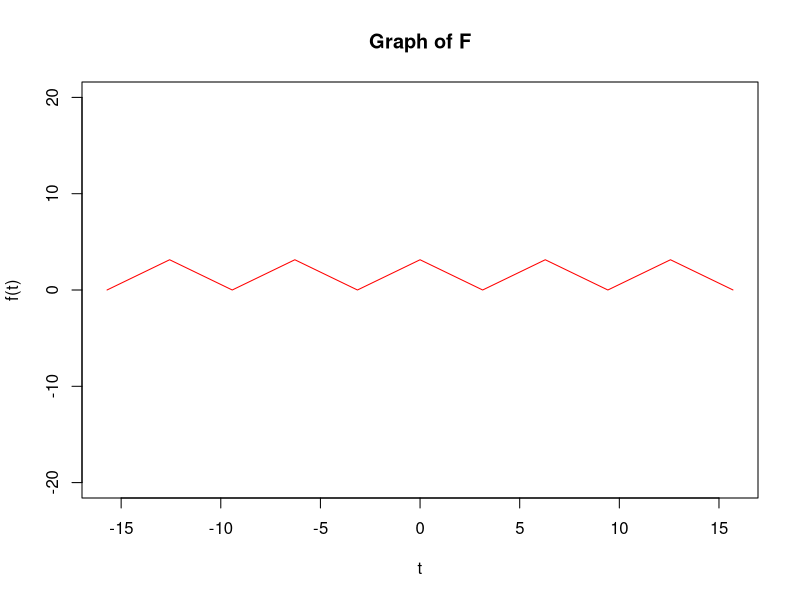
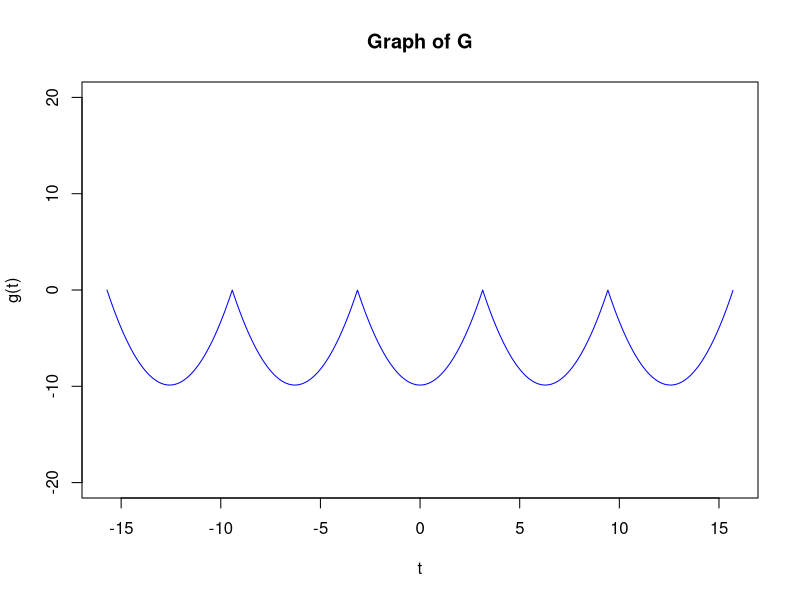
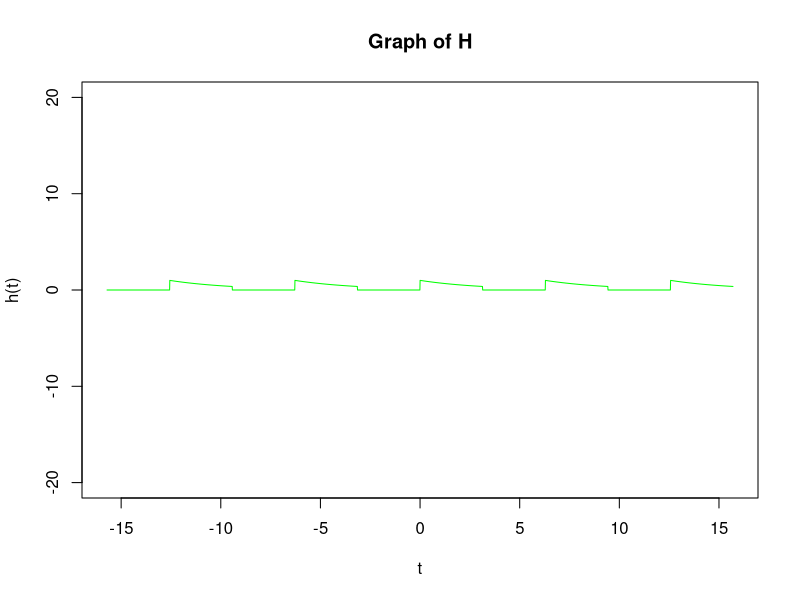
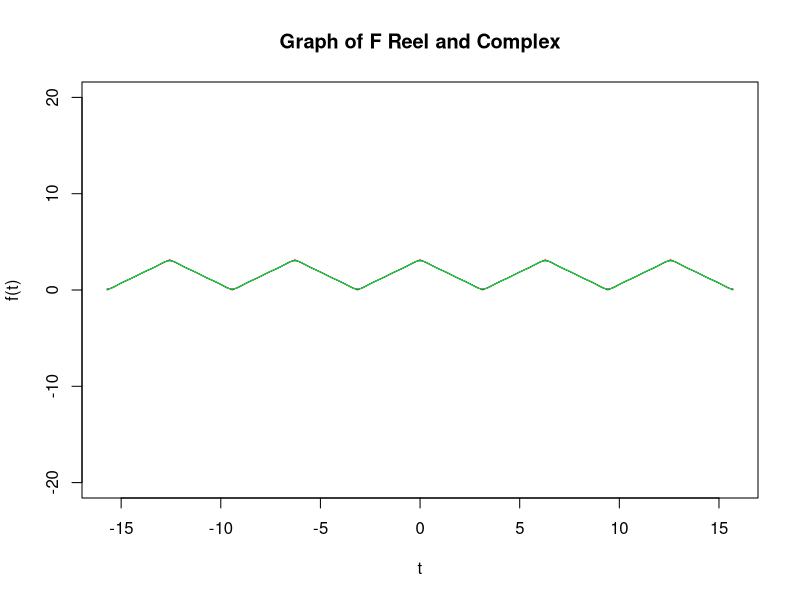
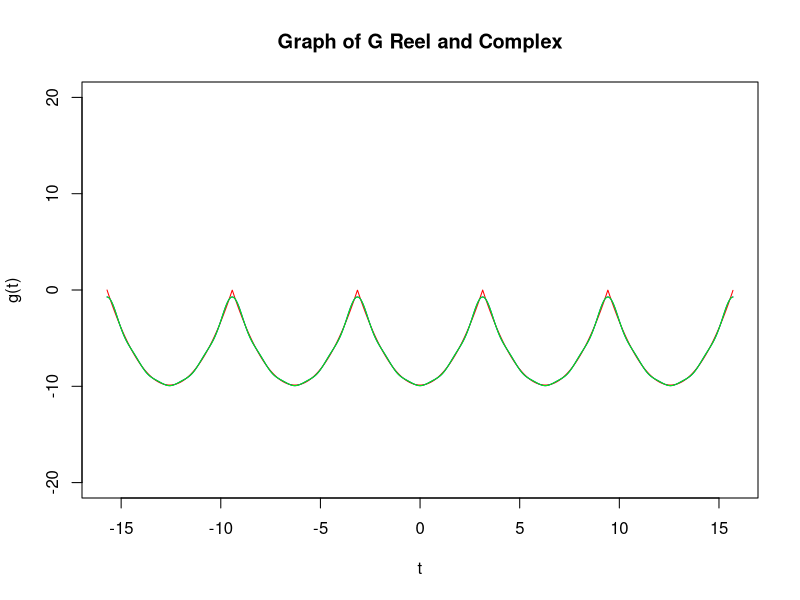
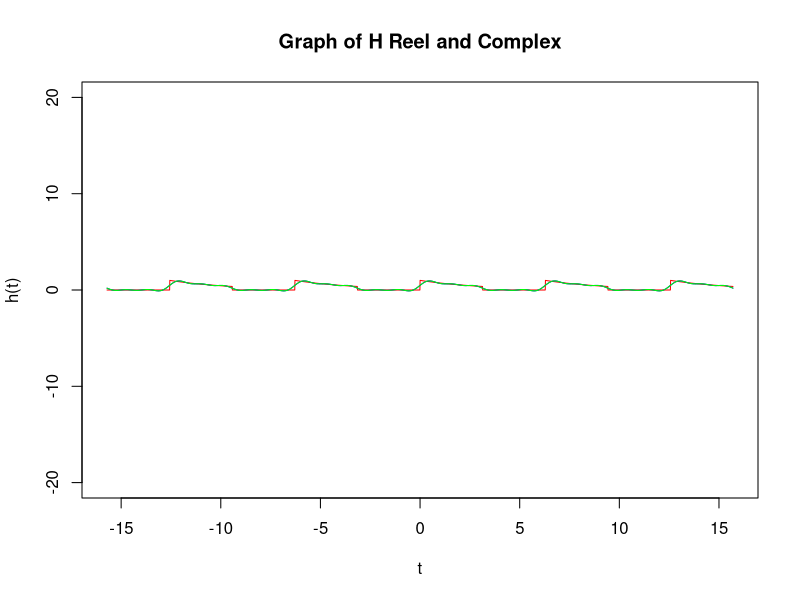
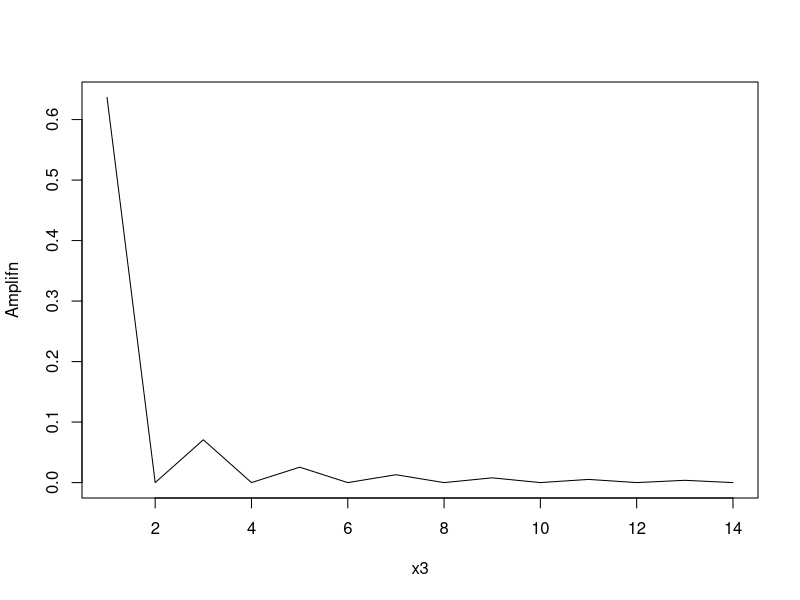
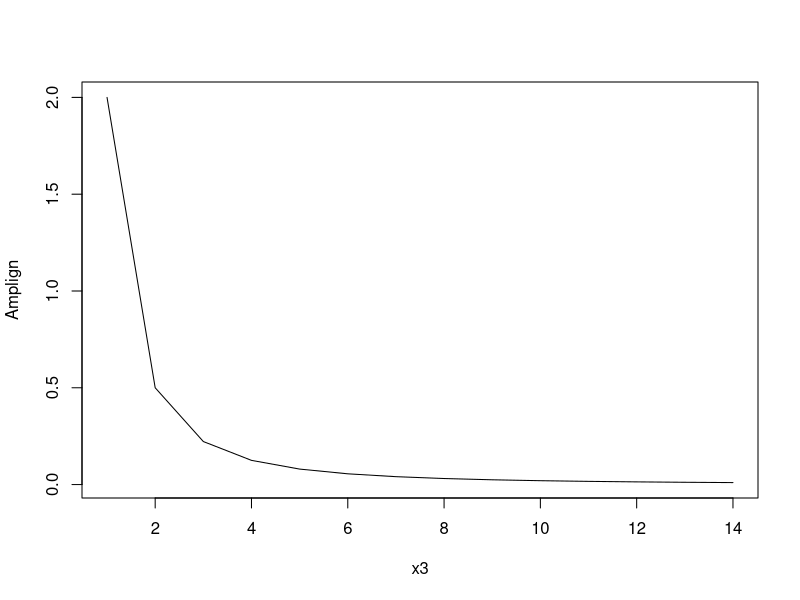

Source code (R) for these figures, in order: (Note: this script raises an error after producing the figures.)

#EXERCICE 1 - SERIE DE FOURIER 
#1) Analyse de Fourier


#FONCTION F
f <- function(t) { ifelse(t >= -pi & t <= pi, pi - abs(t), pi - abs(t - 2*pi*floor((t + pi)/(2*pi)))) }

#FONCTION G
g <- function(t) { ifelse(t >= -pi & t <= pi, t^2 - pi^2, (t - 2*pi*floor((t + pi)/(2*pi)))^2 - pi^2) }

#FONCTION H
h <- function(t) {
  t <- t %% (2*pi)
  ifelse(t >= 0 & t < pi, exp((-t )/pi), 0) 
}
x <- seq(-5 * pi, 5 * pi, by= 0.01)

plot(x, f(x), type = "l", main = "Graph of F", xlab = "t", ylab = "f(t)", ylim = c(-20, 20), col = "red")


plot(x, g(x), type = "l", main = "Graph of G", xlab = "t", ylab = "g(t)", ylim = c(-20, 20), col = "blue")

plot(x, h(x), type = "l", main = "Graph of H", xlab = "t", ylab = "h(t)", ylim = c(-20, 20), col = "green")
#-----------------------------------------------------------------------------------------------------------------------------------
#2)


#SAISIR LA VALEUR DE N
#N <- as.numeric(readline("Saisissez la valeur de N :"))
N <- 20


#CALCUL DES A0 + INITIALISATION DES AN ET BN
af0 <- 1/(2*pi) * integrate(f, -pi, pi)$value
afn <- rep(0, N)
bfn <- rep(0, N)


ag0 <- 1/(2*pi) * integrate(g, -pi, pi)$value
agn <- rep(0, N)
bgn <- rep(0, N)


ah0 <- 1/(2*pi) * integrate(h, -pi, pi)$value
ahn <- rep(0, N)
bhn <- rep(0, N)



#CALCUL DES AN ET BN
#F
for (n in 1:N) {
  afn[n] <- 1/pi * integrate(function(x) f(x) * cos(n*x), -pi, pi)$value 
  bfn[n] <- 1/pi * integrate(function(x) f(x) * sin(n*x), -pi, pi)$value
}
cfn <- complex(real = afn, imaginary = - bfn)
af0
afn
bfn
cfn

#G
for (n in 1:N) {
  agn[n] <- 1/pi * integrate(function(x) g(x) * cos(n*x), -pi, pi)$value
  bgn[n] <- 1/pi * integrate(function(x) g(x) * sin(n*x), -pi, pi)$value
}
cgn <- complex(real = agn, imaginary = - bgn)
ag0
agn
bgn
cgn

# Calculate the Fourier series coefficients for h

#H
for (n in 1:N) {
  ahn[n] <- 1/pi * integrate(function(x) h(x) * cos(n*x), -pi, pi)$value
  bhn[n] <- 1/pi * integrate(function(x) h(x) * sin(n*x), -pi, pi)$value

}
chn <- complex(real = ahn, imaginary = -bhn)
ah0
ahn
bhn
chn
#-------------------------------------------------------------------------------
#3)

#SERIE REEL
sr <- function(t, an, bn, a0, N){
  rez <- 0
  for (n in 1:N){
    rez <- rez + (an[n] * cos(n*t) + bn[n] * sin(n * t))
  }
  rez = a0 + rez
  return(rez)
}
#SERIE COMPLEXE
sc <-function(t, cn, N, a0){
  rez2 <- 0
  for (n in 1:N){
      rez2 <- rez2 + (cn[n] * exp(1i*t*n))
    }
  rez2 <- rez2 + a0
  return(rez2)
}

N <- 5

#F
srf <- sr(x, afn, bfn, af0, N)
scf <- sc(x, cfn, N, af0)
plot(x, f(x), type = "l", main = "Graph of F Reel and Complex", xlab = "t", ylab = "f(t)", ylim = c(-20, 20), col = "red")

lines(x, srf, type = "l", xlab = "t", ylab = "f(t)", ylim = c(-20, 20), col = "blue")
lines(x, scf, type = "l", xlab = "t", ylab = "f(t)", ylim = c(-20, 20), col = "green")



#G
srg <- sr(x, agn, bgn, ag0, N)
scg <- sc(x, cgn, N, ag0)

plot(x, g(x), type = "l", main = "Graph of G Reel and Complex", xlab = "t", ylab = "g(t)", ylim = c(-20, 20), col = "red")

lines(x, srg, type = "l", xlab = "t", ylab = "g(t)", ylim = c(-20, 20), col = "blue")
lines(x, scg, type = "l", xlab = "t", ylab = "g(t)", ylim = c(-20, 20), col = "green")



#H
srh <- sr(x, ahn, bhn, ah0, N)
sch <- sc(x, chn, N, ah0)

plot(x, h(x), type = "l", main = "Graph of H Reel and Complex", xlab = "t", ylab = "h(t)", ylim = c(-20, 20), col = "red")

lines(x, srh, type = "l", xlab = "t", ylab = "h(t)", ylim = c(-20, 20), col = "blue")
lines(x, sch, type = "l", xlab = "t", ylab = "h(t)", ylim = c(-20, 20), col = "green")



#---------------------------------------------------------------------------------------------------------------------------
#4)
x2 <- seq(1, 14)
#Amplitude 
Amplin <- function(an, bn){
  rez4 <- rep(1:14)
  for(i in 1:14){
    rez4[i] <- sqrt(an[i]^2 + bn[i]^2) / 2
  }
  return(rez4)
}



#PHASE


phaseN <- function(N, t, functionName){
  rez3 <- 0
  func = switch(functionName, "f"= f(t), "g" = g(t), "h" = h(t))  
    for(n in 1:N){
      rez3 <- rez3 + (exp((2*n + 1)*1i*t) / (2*n + 1))
    }
    rez3 <- ((-2i*func) / pi) * rez3
  return(rez3)
}



Amplifn <- Amplin(afn, bfn) 
Amplign <- Amplin(agn, bgn)
Amplihn <- Amplin(ahn, bhn)

phaseNf <- phaseN(14, 1, "f")
phaseNg <- phaseN(14, 1, "g")
phaseNh <- phaseN(14, 1, "h")

length(Amplifn)
x3 <- seq(1:14)

plot(x3, Amplifn, type = "l")
plot(x3, Amplign, type = "l")
plot(x3, Amplihn, type = "l")

phaseNfDisplay <- rep(phaseNf, 7)
phaseNgDisplay <- rep(phaseNg, 7)
phaseNhDisplay <- rep(phaseNh, 7)

plot(1:7, phaseNfDisplay)
plot(1:7, phaseNgDisplay)
plot(1:7, phaseNhDisplay)

# Exercice 2.5.1
# 1.2)
TF <- function(x) {
  n <- length(x)
  k <- 0:(n-1)
  omega <- 2*pi*k / n
  X <- (1/n) * x * exp(-1i*omega*k)
  return(X)
}
# 1.1)
t <- seq(-10, 10, by=0.01)
x_t <- numeric(length(t))
for (i in 1:length(t)) {
  if (abs((t[i]-pi)/(2 * pi)) <= 1/2) {
    x_t[i] <- 1
  } else {
    x_t[i] <- 0
  }
}

X_t <- TF(x_t)
plot(t, x_t, type = "l", xlab = "t", ylab = "x(t)", main="Signal X")

# Pour Y:
y_t <- 1 / sqrt(2*pi) * exp(-t^2 / 2)
Y_t <- TF(y_t)
plot(t, y_t, type = "l", xlab = "t", ylab = "y(t)", main="Signal Y")

# Pour Z f0=1:
f0 <- 1
z_t_1 <- cos(2*pi*f0*t)^2
Z_t_1 <- TF(z_t_1)
plot(t, z_t_1, type = "l", xlab = "t", ylab = "z(t) f0=1", main="Signal Z f0=1")

# Pour Z f0=2:
f0 <- 2
z_t_2 <- cos(2*pi*f0*t)^2
Z_t_2 <- TF(z_t_2)
plot(t, z_t_2, type = "l", xlab = "t", ylab = "z(t) f0=2", main="Signal Z f0=2")

# Pour Z f0=3:
f0 <- 3
z_t_3 <- cos(2*pi*f0*t)^2
Z_t_3 <- TF(z_t_3)
plot(t, z_t_3, type = "l", xlab = "t", ylab = "z(t) f0=3", main="Signal Z f0=3")

# 1.3)
plot(t, abs(X_t), main="Amplitude X")
plot(t, atan(X_t), main="Phase X")

plot(t, abs(Y_t), main="Amplitude Y")
plot(t, atan(Y_t), main="Phase Y")

plot(t, abs(Z_t_1), main="Amplitude Z f0=1")
plot(t, atan(Z_t_1), main="Phase Z f0=1")

plot(t, abs(Z_t_2), main="Amplitude Z f0=2")
plot(t, atan(Z_t_2), main="Phase Z f0=2")

plot(t, abs(Z_t_3), main="Amplitude Z f0=3")
plot(t, atan(Z_t_3), main="Phase Z f0=3")

# 2.1)
TF_r <- function(X) {
  n <- length(X)
  k <- 0:(n-1)
  omega <- 2*pi*k / n
  x <- (n) * X * exp(1i*omega*k)
  return(x)
}
# 2.2)
Exo_2 <- function(f){
  return(1/(1 + (f^2)))
}

tf1_result <- numeric(length(seq(-0.4, 0.4, by=0.01)))
iterator <- 0
for(i in seq(-0.4, 0.4, by = 0.01)){
  t_exo_2 <- i
  Integrand <- function(f) {
    return((Exo_2(f)*exp(2i * pi * f * t_exo_2)))
  }
  tf1_result[iterator] <- integral(Integrand, xmin = -Inf, xmax = Inf)
  #cat(i,":", "tf1_result(t) =", tf1_result[iterator], "\n")
  iterator <- iterator+1
}
plot(seq(-0.4, 0.4, by=0.01), abs(tf1_result), main = "Exo 2 X(f)")

# 2.3)
x_t <- TF_r(X_t)
plot(t, x_t, type = "l", xlab = "t", ylab = "x(t)", main="Signal X")
y_t <- TF_r(Y_t)
plot(t, y_t, type = "l", xlab = "t", ylab = "y(t)", main="Signal Y")
z_t_1 <- TF_r(Z_t_1)
plot(t, z_t_1, type = "l", xlab = "t", ylab = "z(t) f0=1", main="Signal Z f0=1")
z_t_2 <- TF_r(Z_t_2)
plot(t, z_t_2, type = "l", xlab = "t", ylab = "z(t) f0=2", main="Signal Z f0=2")
z_t_3 <- TF_r(Z_t_3)
plot(t, z_t_3, type = "l", xlab = "t", ylab = "z(t) f0=3", main="Signal Z f0=3")

# 3. TFTD & TFD

# Function to compute the Discrete Fourier Transform (DFT)
compute_dft <- function(x) {
  N <- length(x)
  k <- 0:(N - 1)
  Xk <- numeric(N)
  for (k_val in k) {
    Xk[k_val + 1] <- sum(x * exp(-2i * pi * k_val * (0:(N - 1)) / N))
  }
  return(Xk)
}

# Function to display a sampled signal and its amplitude spectrum
display_sampled_signal_and_amp_spectrum <- function(n, xn, Ak, fk) {
  par(mfrow=c(2, 1))
  
  # Plot sampled signal
  plot(n, xn, type="o", pch=19, xlab="n", ylab="x[n]", main="Sampled signal xn")
  
  # Plot amplitude spectrum
  plot(fk, Ak, type="o", pch=19, xlab="Frequency (Hz)", ylab="Amplitude", main="Amp spectrum")
}

# Function to compute and display the inverse Fourier Transform
compute_and_display_inverse_fourier_transform <- function(Xk) {
  x <- inverse_dft(Xk)
  display_inverse_fourier_transform(x)
}

# Function to display the inverse Fourier Transform
display_inverse_fourier_transform <- function(x) {
  x_real <- Re(x)
  plot(n, x_real, type="o", pch=19, xlab="n", ylab="x[n]", main="Signal from Inverse Fourier Transform")
}

# 3.1
part_one <- function() {
  fe <- 16
  Te <- 1 / fe
  N <- 8
  
  n <- 0:(N - 1)
  xn <- 2 * sin(8 * pi * n * Te) + 8 * cos(4 * pi * n * Te)
  
  k <- 0:(N - 1)
  Xk <- compute_dft(xn)
  Ak <- abs(Xk)
  fk <- k * fe / N
  
  display_sampled_signal_and_amp_spectrum(n, xn, Ak, fk)
  
  return(Ak)
}

# 3.2
part_two <- function() {
  fe <- 16
  Te <- 1 / fe
  N <- 24
  
  n <- 0:(N - 1)
  xn <- 3 * sin(8 * pi * n * Te) + 4 * cos(6 * pi * n * Te)
  
  k <- 0:(N - 1)
  Xk <- compute_dft(xn)
  Ak <- abs(Xk)
  fk <- k * fe / N
  
  display_sampled_signal_and_amp_spectrum(n, xn, Ak, fk)
  
  return(Ak)
}

# 3.3
inverse_dft <- function(Xk) {
  N <- length(Xk)
  n <- 0:(N - 1)
  x <- numeric(N)
  for (n_val in n) {
    x[n_val + 1] <- (1 / N) * sum(Xk * exp(2i * pi * n_val * (0:(N - 1)) / N))
  }
  return(x)
}

# 3.4
library(microbenchmark)

fft_algorithm <- function(x) {
  N <- length(x)
  if (N == 1) {
    return(x)
  } else {
    even_indices <- seq(2, N, by = 2)
    odd_indices <- seq(1, N, by = 2)
    even_fft <- fft_algorithm(x[even_indices])
    odd_fft <- fft_algorithm(x[odd_indices])
    twiddle_factors <- exp(-2i * pi * (0:(N / 2 - 1)) / N)
    return(c(even_fft + twiddle_factors * odd_fft, even_fft - twiddle_factors * odd_fft))
  }
}

set.seed(42)
signal <- runif(1024)

execution_time <- microbenchmark(
  FFT_result <- fft_algorithm(signal),
  times = 100
)

print(paste("Result:", FFT_result))
print(paste("Average execution time: ", summary(execution_time)$median, "ms"))
